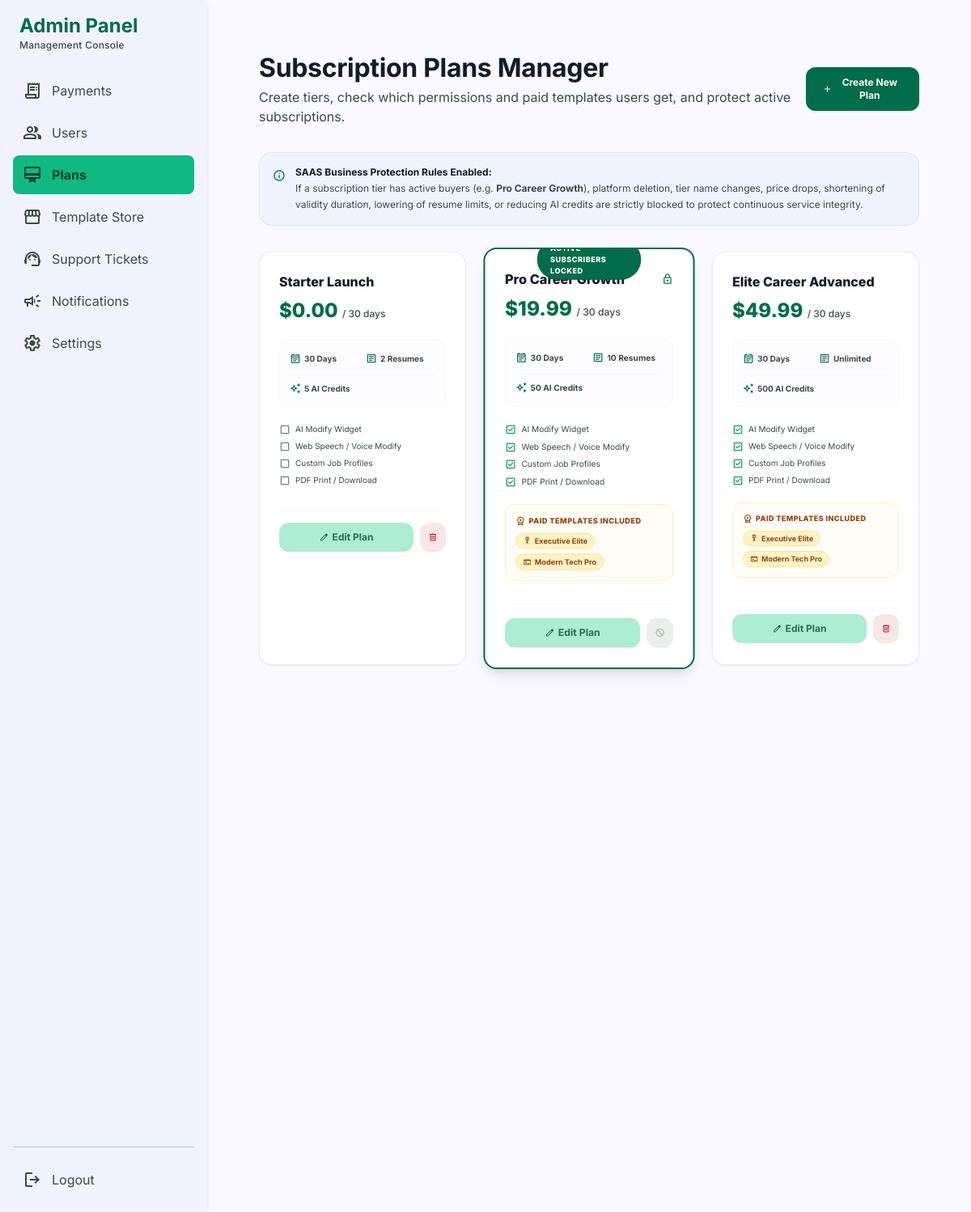
/pages/admin_dashboard.php?page=admin_dashboard&tab=plans, run on the app's committed database.
### tables this page shows
CREATE TABLE plans (
            id INTEGER PRIMARY KEY AUTOINCREMENT,
            name TEXT UNIQUE,
            price REAL,
            duration_days INTEGER DEFAULT 30,
            access_paid_templates INTEGER DEFAULT 0,
            max_resumes INTEGER DEFAULT 2,
            ai_credits INTEGER DEFAULT 10,
            features TEXT,
            status TEXT DEFAULT 'Active'
        , perm_ai_modify INTEGER DEFAULT 0, perm_web_speech INTEGER DEFAULT 0, perm_custom_profiles INTEGER DEFAULT 0, perm_pdf_print INTEGER DEFAULT 0);

CREATE TABLE settings (
            key TEXT PRIMARY KEY,
            value TEXT
        );

CREATE TABLE templates (
            id INTEGER PRIMARY KEY AUTOINCREMENT,
            name TEXT UNIQUE,
            description TEXT,
            type TEXT DEFAULT 'Free',
            accent_color TEXT DEFAULT '#006C49',
            icon TEXT DEFAULT 'description',
            image_url TEXT,
            status TEXT DEFAULT 'Active',
            created_at TIMESTAMP DEFAULT CURRENT_TIMESTAMP
        );

### components/admin_dashboard/plans.php (the view, shortened to what this page needs)
<?php
require_once dirname(dirname(__DIR__)) . DIRECTORY_SEPARATOR . 'sqlite' . DIRECTORY_SEPARATOR . 'db.php';
$curr_stmt = $db->prepare("SELECT value FROM settings WHERE key = 'platform_currency'");
$curr_stmt->execute();
$currency_code = $curr_stmt->fetchColumn() ?: 'USD';
$currencies = ['USD' => '&#36;', 'EUR' => '&euro;', 'GBP' => '&pound;', 'INR' => '&#8377;', 'CAD' => 'C&#36;', 'AUD' => 'A&#36;'];
$currency_symbol = $currencies[$currency_code] ?? '$';
function isPlanBought($planName) {
    if ($planName === 'Pro Career Growth') {
        return true;
    }
    return false;
}
$plans = $db->query("SELECT * FROM plans ORDER BY price ASC")->fetchAll();
$all_paid_templates = $db->query("SELECT * FROM templates WHERE type = 'Paid' ORDER BY name ASC")->fetchAll();
$plan_templates_map = [];
$pt_rows = $db->query("SELECT plan_id, template_id FROM plan_templates")->fetchAll();
foreach ($pt_rows as $pt) {
    $plan_templates_map[$pt['plan_id']][] = $pt['template_id'];
}
?>
<div class="flex flex-col gap-8">
  <div class="flex flex-col sm:flex-row justify-between items-start sm:items-center gap-4">
    <div>
      <h1 class="font-headline-lg text-headline-lg text-on-surface">Subscription Plans Manager</h1>
      <p class="text-on-surface-variant font-body-md mt-1">Create tiers, check which permissions and paid templates users get, and protect active subscriptions.</p>
    </div>
    <button onclick="openCreatePlanModal()" class="bg-primary text-on-primary hover:opacity-90 px-5 py-2.5 rounded-xl font-label-md text-xs font-bold transition-all active:scale-95 shadow flex items-center gap-1.5 border border-primary/10">
      <span class="material-symbols-outlined text-xs">add</span> Create New Plan
    </button>
  </div>
  <div class="p-4 bg-surface-container-low border border-outline-variant/30 rounded-2xl text-xs flex gap-3 items-start text-on-surface-variant">
    <span class="material-symbols-outlined text-primary text-base">info</span>
    <div>
      <span class="font-bold text-on-surface">SAAS Business Protection Rules Enabled:</span>
      <p class="mt-0.5 leading-relaxed">If a subscription tier has active buyers (e.g. <strong>Pro Career Growth</strong>), platform deletion, tier name changes, price drops, shortening of validity duration, lowering of resume limits, or reducing AI credits are strictly blocked to protect continuous service integrity.</p>
    </div>
  </div>
  <div class="grid grid-cols-1 md:grid-cols-3 gap-6">
    <?php foreach ($plans as $p):
      $is_bought = isPlanBought($p['name']);
      $accent_cls = $is_bought ? 'border-2 border-primary shadow-lg scale-[1.02]' : 'border border-outline-variant/30 shadow-sm';
      $plan_tpl_ids = $plan_templates_map[$p['id']] ?? [];
      $plan_paid_templates = array_filter($all_paid_templates, fn($t) => in_array($t['id'], $plan_tpl_ids));
    ?>
      <div class="bg-surface-container-lowest p-6 rounded-2xl flex flex-col gap-5 relative overflow-hidden <?= $accent_cls ?>">
        <?php if ($is_bought): ?>
          <div class="absolute -top-3 left-1/2 transform -translate-x-1/2 bg-primary text-on-primary px-4 py-1 rounded-full text-[9px] font-extrabold uppercase tracking-wider shadow">
            Active Subscribers Locked
          </div>
        <?php endif; ?>
        <div>
          <div class="flex items-center justify-between gap-2">
            <h3 class="font-headline-md text-base text-on-surface font-extrabold truncate"><?= htmlspecialchars($p['name']) ?></h3>
            <?php if ($is_bought): ?>
              <span class="material-symbols-outlined text-primary text-sm" title="Active subscribers inside. Rules locked.">lock</span>
            <?php endif; ?>
          </div>
          <p class="text-2xl font-extrabold text-primary mt-2">
            <?= $currency_symbol ?><?= number_format($p['price'], 2) ?>
            <span class="text-xs text-on-surface-variant font-medium">/ <?= $p['duration_days'] ?> days</span>
          </p>
        </div>
        <div class="grid grid-cols-2 gap-2 bg-surface/40 p-3 rounded-xl border border-outline-variant/10 text-[10px] font-bold text-on-surface-variant">
          <div class="flex items-center gap-1">
            <span class="material-symbols-outlined text-primary text-sm">event_note</span>
            <span><?= $p['duration_days'] ?> Days</span>
          </div>
          <div class="flex items-center gap-1">
            <span class="material-symbols-outlined text-primary text-sm">article</span>
            <span><?= $p['max_resumes'] > 5000 ? 'Unlimited' : $p['max_resumes'] . ' Resumes' ?></span>
          </div>
          <div class="flex items-center gap-1 col-span-2 border-t border-outline-variant/10 pt-1.5 mt-0.5">
            <span class="material-symbols-outlined text-primary text-sm">auto_awesome</span>
            <span><?= $p['ai_credits'] ?> AI Credits</span>
          </div>
        </div>
        <div class="flex flex-col gap-1.5 text-[10px] text-on-surface-variant">
          <div class="flex items-center gap-1.5">
            <span class="material-symbols-outlined text-[14px] <?= !empty($p['perm_ai_modify']) ? 'text-emerald-600' : 'text-outline' ?>"><?= !empty($p['perm_ai_modify']) ? 'check_box' : 'check_box_outline_blank' ?></span>
            <span>AI Modify Widget</span>
          </div>
          <div class="flex items-center gap-1.5">
            <span class="material-symbols-outlined text-[14px] <?= !empty($p['perm_web_speech']) ? 'text-emerald-600' : 'text-outline' ?>"><?= !empty($p['perm_web_speech']) ? 'check_box' : 'check_box_outline_blank' ?></span>
            <span>Web Speech / Voice Modify</span>
          </div>
          <div class="flex items-center gap-1.5">
            <span class="material-symbols-outlined text-[14px] <?= !empty($p['perm_custom_profiles']) ? 'text-emerald-600' : 'text-outline' ?>"><?= !empty($p['perm_custom_profiles']) ? 'check_box' : 'check_box_outline_blank' ?></span>
            <span>Custom Job Profiles</span>
          </div>
          <div class="flex items-center gap-1.5">
            <span class="material-symbols-outlined text-[14px] <?= !empty($p['perm_pdf_print']) ? 'text-emerald-600' : 'text-outline' ?>"><?= !empty($p['perm_pdf_print']) ? 'check_box' : 'check_box_outline_blank' ?></span>
            <span>PDF Print / Download</span>
          </div>
        </div>
        <?php if (!empty($p['access_paid_templates'])): ?>
        <div class="bg-amber-50/50 border border-amber-200/50 rounded-xl p-3">
          <p class="text-[9px] font-extrabold text-amber-800 uppercase tracking-wider mb-2 flex items-center gap-1">
            <span class="material-symbols-outlined text-[12px]">workspace_premium</span> Paid Templates Included
          </p>
          <?php if (empty($plan_paid_templates)): ?>
            <p class="text-[10px] text-amber-700 italic">No specific templates assigned (all paid allowed)</p>
          <?php else: ?>
            <div class="flex flex-wrap gap-1.5">
              <?php foreach ($plan_paid_templates as $pt): ?>
                <span class="bg-amber-100 text-amber-800 px-2 py-0.5 rounded-full text-[9px] font-bold border border-amber-200 flex items-center gap-1">
                  <span class="material-symbols-outlined text-[10px]"><?= htmlspecialchars($pt['icon']) ?></span>
                  <?= htmlspecialchars($pt['name']) ?>
                </span>
              <?php endforeach; ?>
            </div>
          <?php endif; ?>
        </div>
        <?php endif; ?>
        <div class="flex gap-2 border-t border-outline-variant/10 pt-4 mt-2">
          <button onclick='openEditPlanModal(<?= json_encode($p, JSON_HEX_APOS | JSON_HEX_QUOT) ?>, <?= json_encode($plan_tpl_ids) ?>, <?= $is_bought ? "true" : "false" ?>)' class="flex-1 bg-secondary-container text-on-secondary-container hover:opacity-90 py-2.5 rounded-xl font-label-md text-xs font-bold transition-all active:scale-95 text-center flex items-center justify-center gap-1">
            <span class="material-symbols-outlined text-xs">edit</span> Edit Plan
          </button>
          <form method="POST" onsubmit="return confirm('Are you sure you want to delete this plan?')" class="m-0">
            <?php if ($is_bought): ?>
              <button type="button" onclick="alert('Deletion Blocked: You cannot delete a plan that has active recurring subscribers.')" class="p-2.5 rounded-xl bg-outline-variant/30 text-on-surface-variant/40 cursor-not-allowed" title="Deletion locked by business protection rules">
                <span class="material-symbols-outlined text-xs">block</span>
              </button>
            <?php else: ?>
              <button type="submit" class="p-2.5 rounded-xl bg-error/10 hover:bg-error hover:text-on-error text-error transition-all active:scale-95" title="Delete plan layout">
                <span class="material-symbols-outlined text-xs">delete</span>
              </button>
            <?php endif; ?>
          </form>
        </div>
      </div>
    <?php endforeach; ?>
  </div>
</div>

### public/css/global.css (style rules this page uses)
.material-symbols-outlined { font-variation-settings: 'FILL' 0, 'wght' 400, 'GRAD' 0, 'opsz' 24; vertical-align: middle; }

### data on the page
plans: name "Starter Launch", price "0.00", duration_days "30", max_resumes "2", ai_credits "5", perm_ai_modify 0 (drawn), perm_web_speech 0 (drawn), perm_custom_profiles 0 (drawn), perm_pdf_print 0 (drawn)
settings: value "$"
plans: shows "ACTIVE SUBSCRIBERS LOCKED", name "Pro…", price "19.99", duration_days "30", max_resumes "10", ai_credits "50", perm_ai_modify 1 (drawn), perm_web_speech 1 (drawn), perm_custom_profiles 1 (drawn), perm_pdf_print 1 (drawn)
templates: name "Executive Elite"
templates: name "Modern Tech Pro"
plans: name "Elite Career Advanced", price "49.99", duration_days "30", max_resumes "Unlimited", ai_credits "500", perm_ai_modify 1 (drawn), perm_web_speech 1 (drawn), perm_custom_profiles 1 (drawn), perm_pdf_print 1 (drawn)
